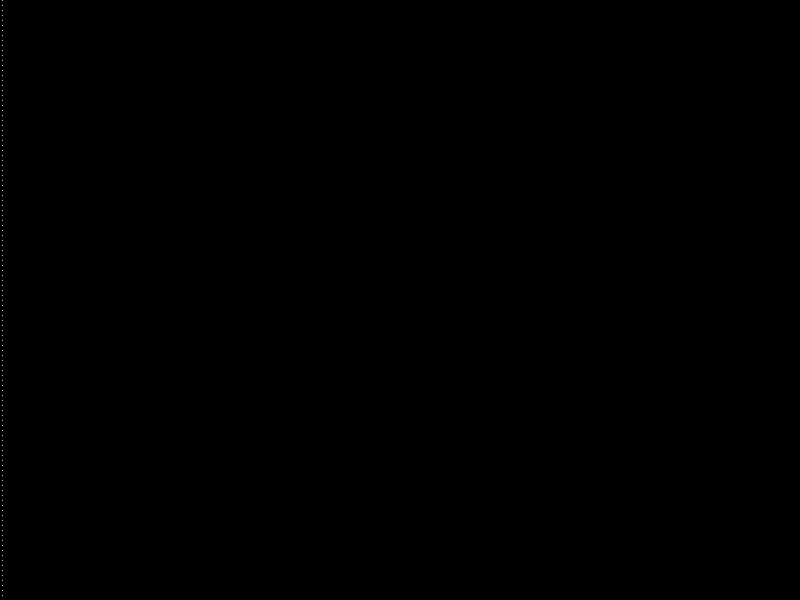
Frame 1 (no input)
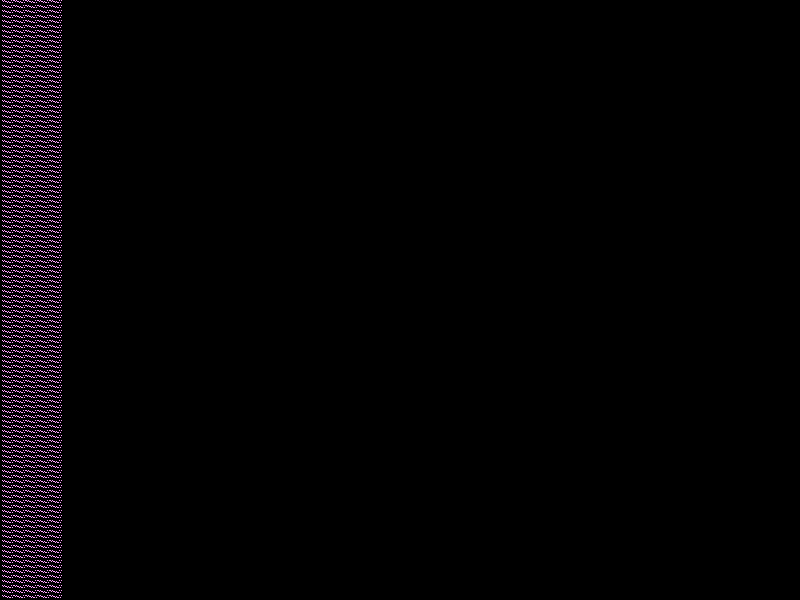
Frame 60 (the mouse pressed at the canvas centre just before this capture)
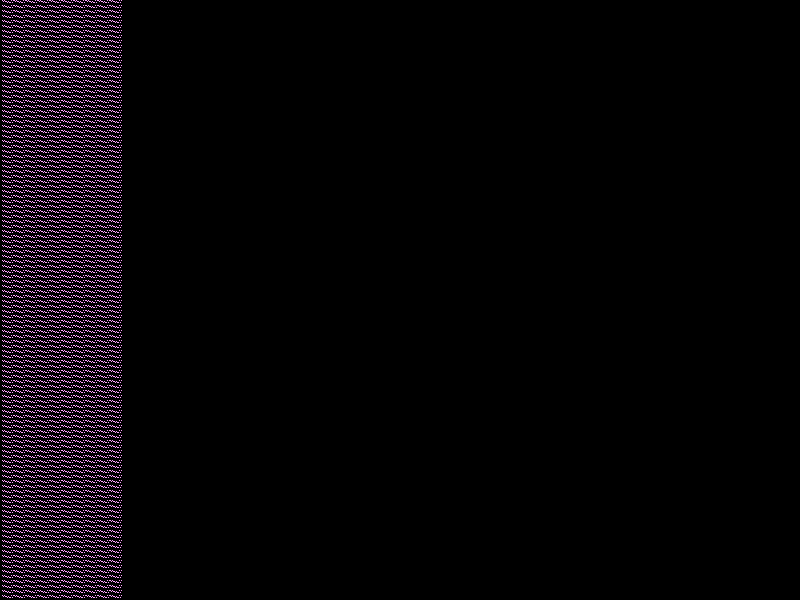
Frame 120 (the mouse held since frame 60 and released just before this capture)

The Processing sketch that drew these frames (run headless with seeded random() and noise(); from frame 60 on, the mouse is pressed at the canvas centre):

// Processing sketch: processing_7111
// ── processing_7111.pde

int x = 2;
int y = 2;
int holder = 1000;
color colour = color(255, 165, 255);

void setup(){
  size (800, 600);
  background(0);
}

void draw(){
  
  for (int i = 0; i < holder; i+=5)
  {
  set(x,(x ^ y) % 3 + i, colour);
  }
  
  if(x < width)
  {
    x++;
  }
  else{
    x = 0;
    y++;
    colour = color(random(255), random(255), random(255));
  }
}
